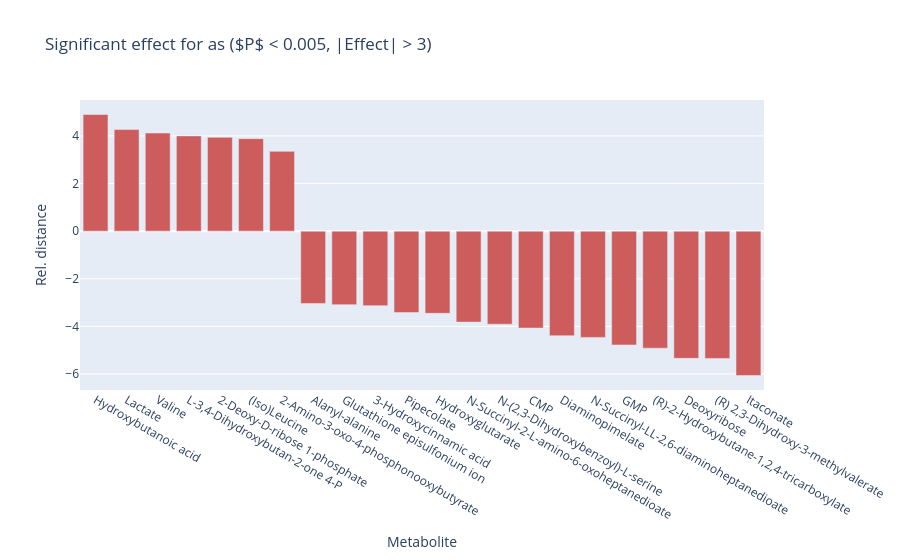

The notebook cell this image was saved under:
### Code cell
import plotly.graph_objects as go
fig = go.Figure()
fig.add_trace(
    go.Bar(
        x=plot_data['Metabolite'],
        y=plot_data['Rel. distance'],
        marker_color='indianred',
        name='Effect size'
    )
)
fig.update_layout(
    xaxis_title="Metabolite",
    yaxis_title="Rel. distance",
    title_text=f"Significant effect for {'as'} (P < {max_pval}, |Effect| > {min_effect})",
)

### Figure 1 — Plotly figure (JSON) as saved in the notebook; plotly's stock layout.template omitted (floating-point values rounded to 4 significant figures)
{"data": [{"marker": {"color": "indianred"}, "name": "Effect size", "type": "bar", "x": ["Hydroxybutanoic acid", "Lactate", "Valine", "L-3,4-Dihydroxybutan-2-one 4-P", "2-Deoxy-D-ribose 1-phosphate", "(Iso)Leucine", "2-Amino-3-oxo-4-phosphonooxybutyrate", "Alanyl-alanine", "Glutathione episulfonium ion", "3-Hydroxycinnamic acid", "Pipecolate", "Hydroxyglutarate", "N-Succinyl-2-L-amino-6-oxoheptanedioate", "N-(2,3-Dihydroxybenzoyl)-L-serine", "CMP", "Diaminopimelate", "N-Succinyl-LL-2,6-diaminoheptanedioate", "GMP", "(R)-2-Hydroxybutane-1,2,4-tricarboxylate", "Deoxyribose", "(R) 2,3-Dihydroxy-3-methylvalerate", "Itaconate"], "y": [4.9, 4.266, 4.122, 4.001, 3.941, 3.886, 3.353, -3.036, -3.086, -3.127, -3.415, -3.449, -3.82, -3.906, -4.069, -4.39, -4.46, -4.779, -4.913, -5.342, -5.344, -6.061]}], "layout": {"title": {"text": "Significant effect for as ($P$ < 0.005, |Effect| > 3)"}, "xaxis": {"title": {"text": "Metabolite"}}, "yaxis": {"title": {"text": "Rel. distance"}}}}
